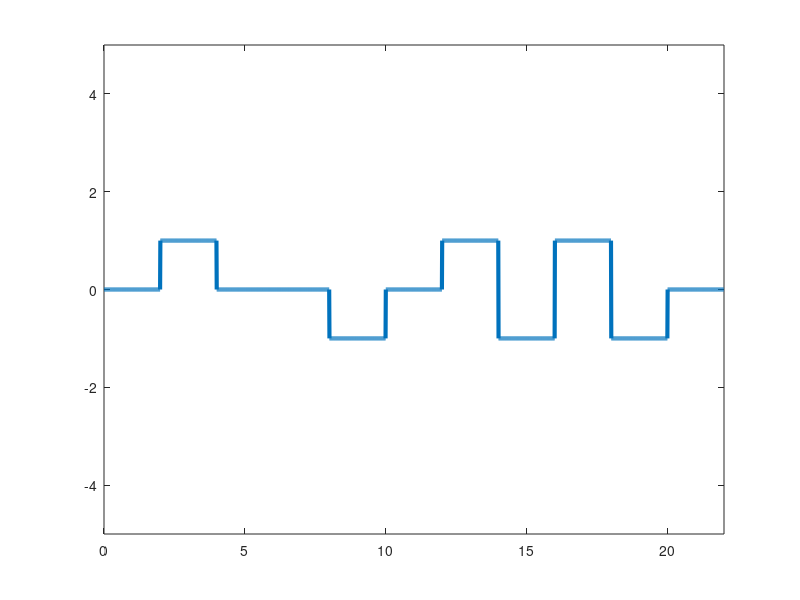

MATLAB code for this plot:
clear all;
close all;
clc;

bits = [0 1 0 0 1 0 1 1 1 1 0]; 
bit_dur = 2;
fs = 100;

T = length(bits) * bit_dur;
t = 0:1/fs:T-(1/fs);

% bipolar AMI
last_bit = 1;
for i = 1:length(bits)
  if bits(i) == 0
    x((i-1)*fs*bit_dur+1:i*fs*bit_dur) = zeros(1, (fs*bit_dur));
  else
    x((i-1)*fs*bit_dur+1:i*fs*bit_dur) = ones(1, (fs*bit_dur)).*last_bit;
    last_bit = -last_bit;
  endif
endfor

plot(t, x, 'linewidth', 3);
ylim([-5,5]);
xlim([0,T]);

% demodulation
for i = 1:length(x)/(fs*bit_dur)
  if x((i-1)*fs*bit_dur+1:i*fs*bit_dur) == zeros(1, (bit_dur*fs))
    disp(0);
  else
    disp(1);
  endif
endfor
